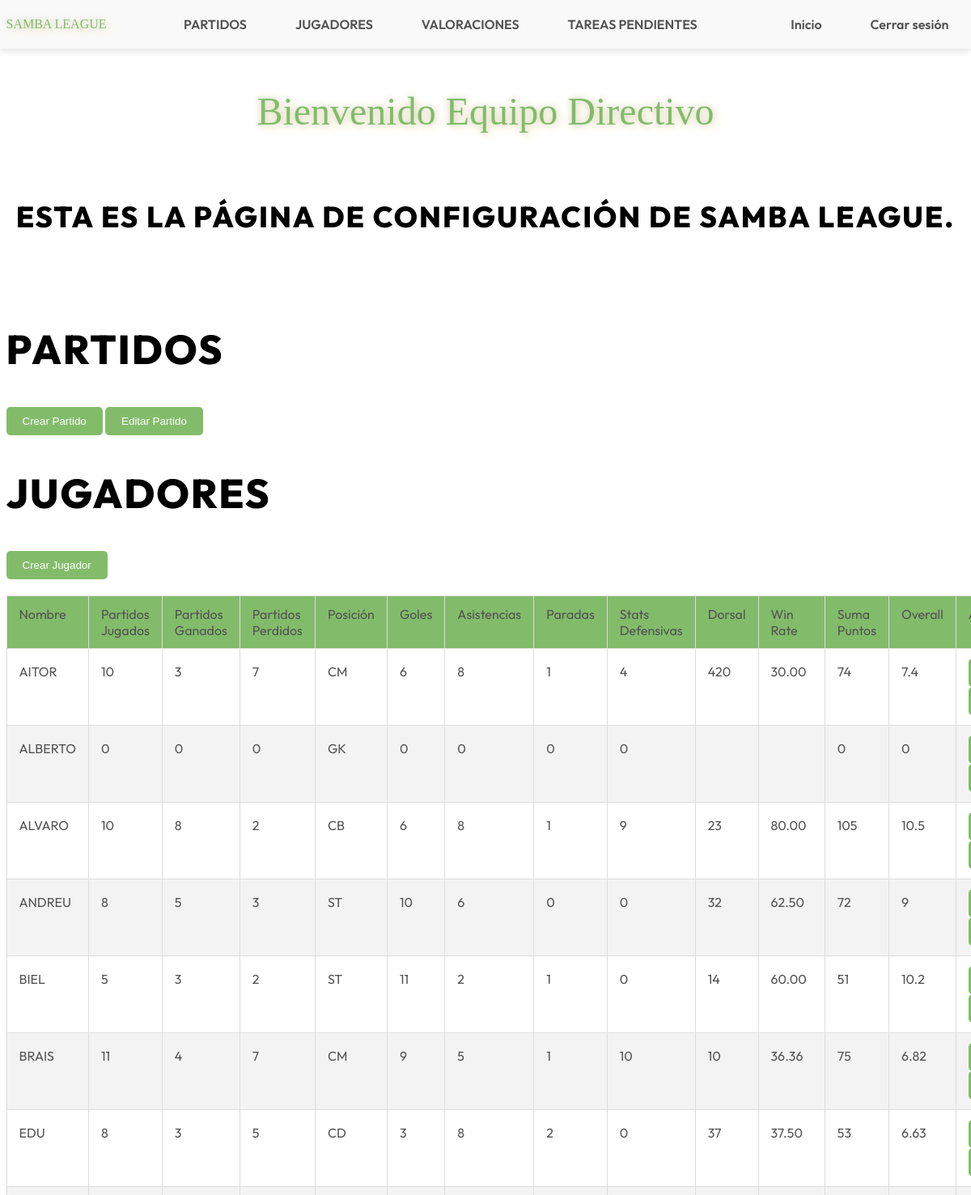
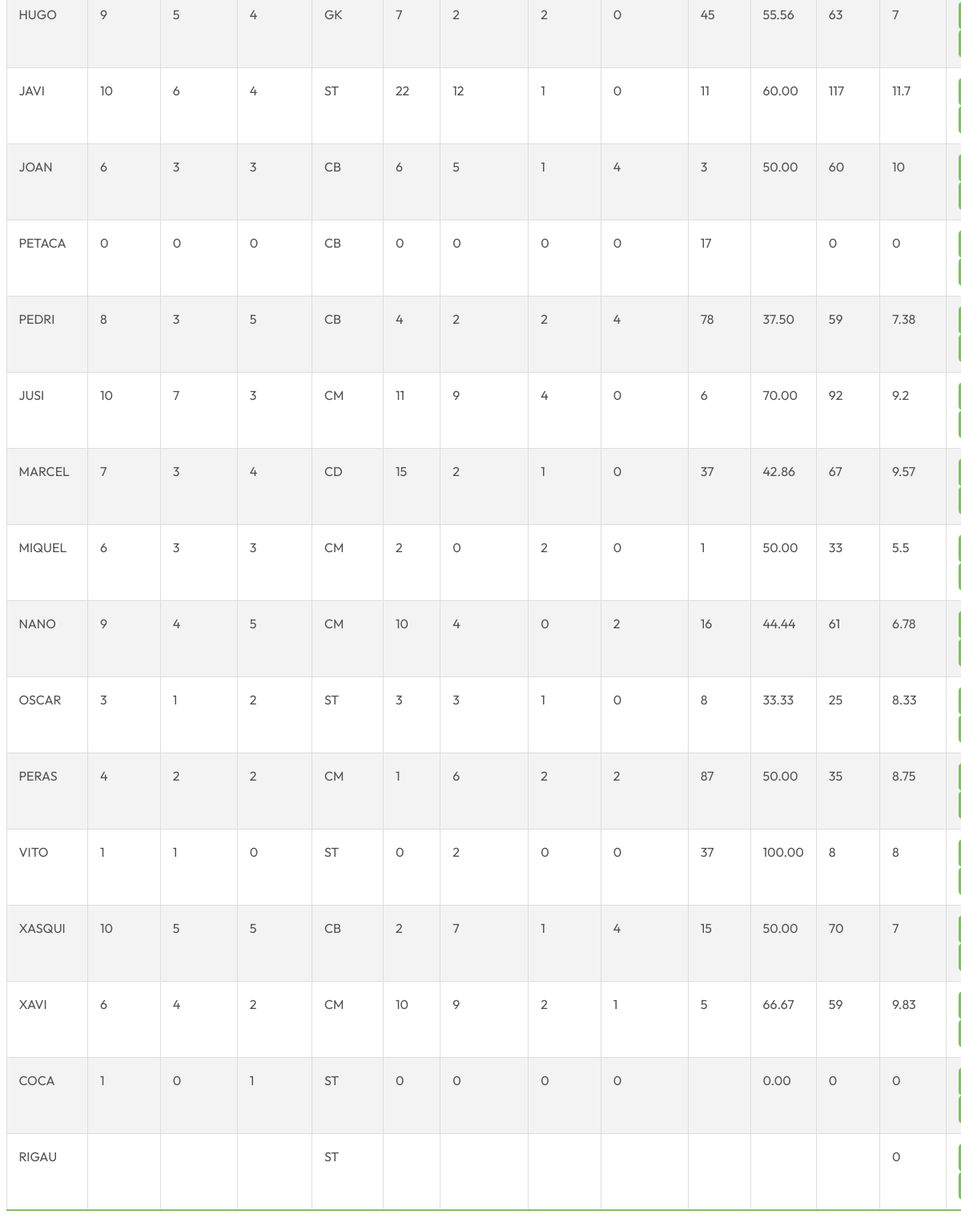
The app's page /conf-samba.php (signed in) with its own data (2 pictures, top to bottom).
### tables this page shows
CREATE TABLE Estadisticas (
    id INT PRIMARY KEY AUTO_INCREMENT,
    id_jugador INT NOT NULL,
    partidos_jugados INT NOT NULL,
    victorias INT NOT NULL,
    derrotas INT NOT NULL,
    goles INT NOT NULL,
    asistencias INT NOT NULL,
    paradas INT NOT NULL,
    defensa INT NOT NULL,
    puntos INT NOT NULL,
    FOREIGN KEY (id_jugador) REFERENCES Jugadores(id)
);

CREATE TABLE Jugadores (
    id INT PRIMARY KEY AUTO_INCREMENT,
    nombre VARCHAR(50) NOT NULL,
    dorsal VARCHAR(4),
    posicion VARCHAR(20),
    ritmo int,
    disparo int,
    pase int,
    regate int,
    defensa int,
    fisico int 
);

### conf-samba.php (the view, shortened to what this page needs)
<?php
include 'db_connection.php';
$sql = "SELECT j.id, j.nombre, j.posicion, j.dorsal,
               e.partidos_jugados, e.victorias, e.derrotas, e.goles, e.asistencias, e.paradas, e.defensa AS stats_defensivas,
               ROUND((e.victorias / NULLIF(e.partidos_jugados, 0)) * 100, 2) AS win_rate,
               e.puntos AS suma_puntos
        FROM Jugadores j
        LEFT JOIN Estadisticas e ON j.id = e.id_jugador";
$result = $conn->query($sql);
$jugadores = [];
if ($result->num_rows > 0) {
    while ($row = $result->fetch_assoc()) {
        $partidos_jugados = $row['partidos_jugados'] ?? 0;
        $suma_puntos = $row['suma_puntos'] ?? 0;
        $overall = ($partidos_jugados > 0) ? round($suma_puntos / $partidos_jugados, 2) : 0.0;
        $row['overall'] = $overall;
        $jugadores[] = $row;
    }
} else {
    echo "No se encontraron jugadores.";
}
?>
<!DOCTYPE html>
<html lang="es">
<head>
    <link rel="stylesheet" href="media/css/conf.css">
</head>
<body>
    <header>
        <nav class="container">
            <div class="header-logo">
                <a href="index.php">
                    <h1>SAMBA LEAGUE</h1>
                </a>
            </div>
            <ul>
                <li><a href="#partidos">PARTIDOS</a></li>
                <li><a href="#jugadores">JUGADORES</a></li>
                <li><a href="#valoraciones">VALORACIONES</a></li>
                <li><a href="#pendientes">TAREAS PENDIENTES</a></li>
            </ul>
            <ul>
                <li><a href="conf-samba.php">Inicio</a></li>
                <li><a href="logout.php">Cerrar sesión</a></li>
            </ul>
        </nav>
    </header>
    <section class="introduction">
        <div class="container">
            <h1>Bienvenido Equipo Directivo</h1>
            <br>
            <h2>Esta es la página de configuración de Samba League.</h2>
        </div>
    </section>
    <section class="partidos" id="partidos">
        <div class="container">
            <h2>Partidos</h2>
            <button onclick="openCreateMatchModal()">Crear Partido</button>
            <button onclick="openEditMatchModal()">Editar Partido</button>
        </div>
    </section>
    <section class="jugadores" id="jugadores">
        <div class="container">
            <h2>Jugadores</h2>
            <button onclick="openCreatePlayerModal()">Crear Jugador</button>
            <table>
                <thead>
                    <tr>
                        <th>Nombre</th>
                        <th>Partidos Jugados</th>
                        <th>Partidos Ganados</th>
                        <th>Partidos Perdidos</th>
                        <th>Posición</th>
                        <th>Goles</th>
                        <th>Asistencias</th>
                        <th>Paradas</th>
                        <th>Stats Defensivas</th>
                        <th>Dorsal</th>
                        <th>Win Rate</th>
                        <th>Suma Puntos</th>
                        <th>Overall</th>
                        <th>Acciones</th>
                    </tr>
                </thead>
                <tbody>
                    <?php foreach ($jugadores as $jugador): ?>
                        <tr>
                            <td><?php echo $jugador['nombre']; ?></td>
                            <td><?php echo $jugador['partidos_jugados']; ?></td>
                            <td><?php echo $jugador['victorias']; ?></td>
                            <td><?php echo $jugador['derrotas']; ?></td>
                            <td><?php echo $jugador['posicion']; ?></td>
                            <td><?php echo $jugador['goles']; ?></td>
                            <td><?php echo $jugador['asistencias']; ?></td>
                            <td><?php echo $jugador['paradas']; ?></td>
                            <td><?php echo $jugador['stats_defensivas']; ?></td>
                            <td><?php echo $jugador['dorsal']; ?></td>
                            <td><?php echo $jugador['win_rate']; ?></td>
                            <td><?php echo $jugador['suma_puntos']; ?></td>
                            <td><?php echo $jugador['overall']; ?></td>
                            <td>
                                <button onclick="editPlayer(<?php echo $jugador['id']; ?>)">Editar</button>
                                <button onclick="deletePlayer(<?php echo $jugador['id']; ?>)">Eliminar</button>
                            </td>
                        </tr>
                    <?php endforeach; ?>
                </tbody>
            </table>
        </div>
    </section>
</body>
</html>

### media/css/conf.css (style rules this page uses)
html, body, div, span, applet, object, iframe, h1, h2, h3, h4, h5, h6, p, blockquote, pre, a, abbr, acronym, address, big, cite, code, del, dfn, em, img, ins, kbd, q, s, samp, small, strike, strong, sub, sup, tt, var, b, u, i, center, dl, dt, dd, ol, ul, li, fieldset, form, label, legend, table, caption, tbody, tfoot, thead, tr, th, td, article, aside, canvas, details, embed, figure, figcaption, footer, header, hgroup, menu, nav, output, ruby, section, summary, time, mark, audio, video { margin: 0; padding: 0; border: 0; outline: 0; vertical-align: baseline; font-family: "Outfit", sans-serif; color: #535353; font-size: 16px; font-style: normal; font-weight: 400; line-height: normal; }
.container { max-width: 1400px; }
.container, .container-fluid, .container-lg, .container-md, .container-sm, .container-xl, .container-xxl { --bs-gutter-x: 1.5rem; --bs-gutter-y: 0; width: 100%; padding-right: calc(var(--bs-gutter-x)* .5); padding-left: calc(var(--bs-gutter-x)* .5); margin-right: auto; margin-left: auto; }
html { font-size: 62.5%; scroll-behavior: smooth; }
section { display: block; overflow: hidden; }
h1 { font-family: Samba; color: #82BC6A; text-shadow: 0px 0px 10px #D2CAAB, 6px 6px 12px #F9F1D5; }
h2 { color: #000; font-family: Outfit; font-size: 50px; font-style: normal; font-weight: 800; line-height: normal; margin: 40px 0; text-transform: uppercase; letter-spacing: 2px; }
header { background-color: #f9f9f9; padding: 20px 0; box-shadow: 0 4px 8px rgba(0, 0, 0, 0.1); }
.header-logo a { text-decoration: none; }
header nav { display: flex; justify-content: space-between; align-items: center; }
header nav ul { list-style: none; display: flex; gap: 20px; }
header nav ul li { display: inline; }
header nav ul li a { text-decoration: none; color: #535353; font-weight: 600; padding: 10px 20px; border-radius: 5px; transition: background-color 0.3s ease; }
.introduction { padding: 50px 0; text-align: center; }
.introduction h1 { font-size: 4.8rem; margin-bottom: 20px; }
.introduction h2 { font-size: 3.6rem; margin-bottom: 20px; }
table { width: 100%; border-collapse: collapse; margin: 20px 0; font-size: 1.6rem; text-align: left; }
table thead tr { background-color: #82BC6A; color: #ffffff; text-align: left; font-weight: bold; }
table th, table td { padding: 12px 15px; border: 1px solid #dddddd; }
table tbody tr { border-bottom: 1px solid #dddddd; }
table tbody tr:nth-of-type(even) { background-color: #f3f3f3; }
table tbody tr:last-of-type { border-bottom: 2px solid #82BC6A; }
button { background-color: #82BC6A; color: white; border: none; padding: 10px 20px; border-radius: 5px; cursor: pointer; transition: background-color 0.3s ease; }

### records on screen
estadisticas: id_jugador.nombre "AITOR", partidos_jugados "10", victorias "3", derrotas "7", id_jugador.posicion "CM", goles "6", asistencias "8", paradas "1", defensa "4", id_jugador.dorsal "420", win_rate "30.00", puntos "74", overall "7.4"
estadisticas: id_jugador.nombre "ALBERTO", partidos_jugados "0", victorias "0", derrotas "0", id_jugador.posicion "GK", goles "0", asistencias "0", paradas "0", defensa "0", puntos "0", overall "0"
estadisticas: id_jugador.nombre "ALVARO", partidos_jugados "10", victorias "8", derrotas "2", id_jugador.posicion "CB", goles "6", asistencias "8", paradas "1", defensa "9", id_jugador.dorsal "23", win_rate "80.00", puntos "105", overall "10.5"
estadisticas: id_jugador.nombre "ANDREU", partidos_jugados "8", victorias "5", derrotas "3", id_jugador.posicion "ST", goles "10", asistencias "6", paradas "0", defensa "0", id_jugador.dorsal "32", win_rate "62.50", puntos "72", overall "9"
estadisticas: id_jugador.nombre "BIEL", partidos_jugados "5", victorias "3", derrotas "2", id_jugador.posicion "ST", goles "11", asistencias "2", paradas "1", defensa "0", id_jugador.dorsal "14", win_rate "60.00", puntos "51", overall "10.2"
estadisticas: id_jugador.nombre "BRAIS", partidos_jugados "11", victorias "4", derrotas "7", id_jugador.posicion "CM", goles "9", asistencias "5", paradas "1", defensa "10", id_jugador.dorsal "10", win_rate "36.36", puntos "75", overall "6.82"
estadisticas: id_jugador.nombre "EDU", partidos_jugados "8", victorias "3", derrotas "5", id_jugador.posicion "CD", goles "3", asistencias "8", paradas "2", defensa "0", id_jugador.dorsal "37", win_rate "37.50", puntos "53", overall "6.63"
estadisticas: id_jugador.nombre "HUGO", partidos_jugados "9", victorias "5", derrotas "4", id_jugador.posicion "GK", goles "7", asistencias "2", paradas "2", defensa "0", id_jugador.dorsal "45", win_rate "55.56", puntos "63"
estadisticas: id_jugador.nombre "JAVI", partidos_jugados "10", victorias "6", derrotas "4", id_jugador.posicion "ST", goles "22", asistencias "12", paradas "1", defensa "0", id_jugador.dorsal "11", win_rate "60.00", puntos "117", overall "11.7"
estadisticas: id_jugador.nombre "JOAN", partidos_jugados "6", victorias "3", derrotas "3", id_jugador.posicion "CB", goles "6", asistencias "5", paradas "1", defensa "4", id_jugador.dorsal "3", win_rate "50.00", puntos "60", id_jugador "10"
estadisticas: id_jugador.nombre "PETACA", partidos_jugados "0", victorias "0", derrotas "0", id_jugador.posicion "CB", goles "0", asistencias "0", paradas "0", defensa "0", id_jugador.dorsal "17", puntos "0"
estadisticas: id_jugador.nombre "PEDRI", partidos_jugados "8", victorias "3", derrotas "5", id_jugador.posicion "CB", goles "4", asistencias "2", paradas "2", defensa "4", id_jugador.dorsal "78", win_rate "37.50", puntos "59", overall "7.38"
estadisticas: id_jugador.nombre "JUSI", partidos_jugados "10", victorias "7", derrotas "3", id_jugador.posicion "CM", goles "11", asistencias "9", paradas "4", defensa "0", id_jugador.dorsal "6", win_rate "70.00", puntos "92", overall "9.2"
estadisticas: id_jugador.nombre "MARCEL", partidos_jugados "7", victorias "3", derrotas "4", id_jugador.posicion "CD", goles "15", asistencias "2", paradas "1", defensa "0", id_jugador.dorsal "37", win_rate "42.86", puntos "67", overall "9.57"
estadisticas: id_jugador.nombre "MIQUEL", partidos_jugados "6", victorias "3", derrotas "3", id_jugador.posicion "CM", goles "2", asistencias "0", paradas "2", defensa "0", id_jugador.dorsal "1", win_rate "50.00", puntos "33", overall "5.5"
estadisticas: id_jugador.nombre "NANO", partidos_jugados "9", victorias "4", derrotas "5", id_jugador.posicion "CM", goles "10", asistencias "4", paradas "0", defensa "2", id_jugador.dorsal "16", win_rate "44.44", puntos "61", overall "6.78"
estadisticas: id_jugador.nombre "OSCAR", partidos_jugados "3", victorias "1", derrotas "2", id_jugador.posicion "ST", goles "3", asistencias "3", paradas "1", defensa "0", id_jugador.dorsal "8", win_rate "33.33", puntos "25", overall "8.33"
estadisticas: id_jugador.nombre "PERAS", partidos_jugados "4", victorias "2", derrotas "2", id_jugador.posicion "CM", goles "1", asistencias "6", paradas "2", defensa "2", id_jugador.dorsal "87", win_rate "50.00", puntos "35", overall "8.75"
estadisticas: id_jugador.nombre "VITO", partidos_jugados "1", victorias "1", derrotas "0", id_jugador.posicion "ST", goles "0", asistencias "2", paradas "0", defensa "0", id_jugador.dorsal "37", win_rate "100.00", puntos "8"
estadisticas: id_jugador.nombre "XASQUI", partidos_jugados "10", victorias "5", derrotas "5", id_jugador.posicion "CB", goles "2", asistencias "7", paradas "1", defensa "4", id_jugador.dorsal "15", win_rate "50.00", puntos "70"
estadisticas: id_jugador.nombre "XAVI", partidos_jugados "6", victorias "4", derrotas "2", id_jugador.posicion "CM", goles "10", asistencias "9", paradas "2", defensa "1", id_jugador.dorsal "5", win_rate "66.67", puntos "59", overall "9.83"
estadisticas: id_jugador.nombre "COCA", partidos_jugados "1", victorias "0", derrotas "1", id_jugador.posicion "ST", goles "0", asistencias "0", paradas "0", defensa "0", win_rate "0.00", puntos "0"
jugadores: nombre "RIGAU", posicion "ST", overall "0"
